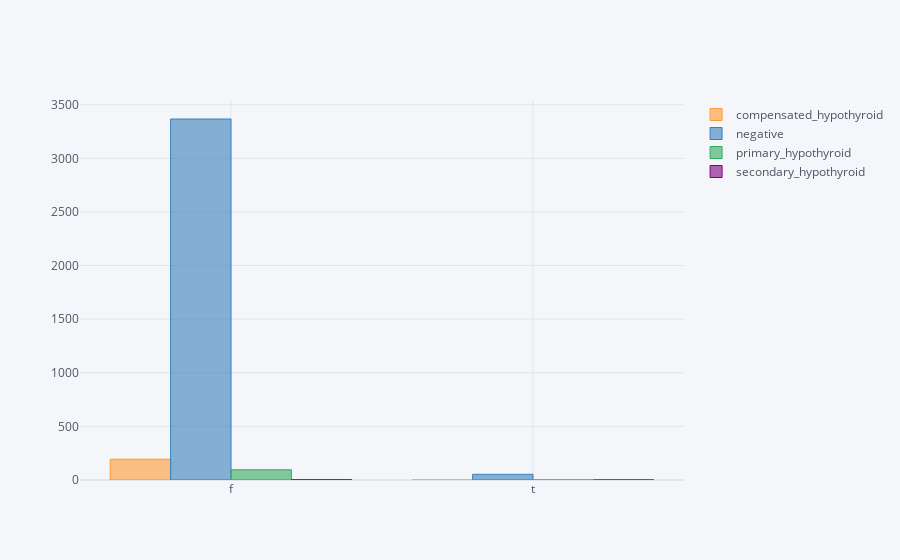

The cell this chart's notebook holds for it:
### Code cell
pd.crosstab(df['pregnant'],df['Class']).iplot(kind='bar')

### Figure 1 — Plotly figure (JSON) as saved in the notebook; plotly's stock layout.template omitted (floating-point values rounded to 4 significant figures)
{"data": [{"marker": {"color": "rgba(255, 153, 51, 0.6)", "line": {"color": "rgba(255, 153, 51, 1.0)", "width": 1}}, "name": "compensated_hypothyroid", "orientation": "v", "text": "", "type": "bar", "x": ["f", "t"], "y": [194, 0]}, {"marker": {"color": "rgba(55, 128, 191, 0.6)", "line": {"color": "rgba(55, 128, 191, 1.0)", "width": 1}}, "name": "negative", "orientation": "v", "text": "", "type": "bar", "x": ["f", "t"], "y": [3367, 53]}, {"marker": {"color": "rgba(50, 171, 96, 0.6)", "line": {"color": "rgba(50, 171, 96, 1.0)", "width": 1}}, "name": "primary_hypothyroid", "orientation": "v", "text": "", "type": "bar", "x": ["f", "t"], "y": [95, 0]}, {"marker": {"color": "rgba(128, 0, 128, 0.6)", "line": {"color": "rgba(128, 0, 128, 1.0)", "width": 1}}, "name": "secondary_hypothyroid", "orientation": "v", "text": "", "type": "bar", "x": ["f", "t"], "y": [2, 0]}], "layout": {"autosize": true, "legend": {"bgcolor": "#F5F6F9", "font": {"color": "#4D5663"}}, "paper_bgcolor": "#F5F6F9", "plot_bgcolor": "#F5F6F9", "title": {"font": {"color": "#4D5663"}}, "xaxis": {"autorange": true, "gridcolor": "#E1E5ED", "range": [-0.5, 1.5], "showgrid": true, "tickfont": {"color": "#4D5663"}, "title": {"font": {"color": "#4D5663"}, "text": ""}, "type": "category", "zerolinecolor": "#E1E5ED"}, "yaxis": {"autorange": true, "gridcolor": "#E1E5ED", "range": [0, 3544.0], "showgrid": true, "tickfont": {"color": "#4D5663"}, "title": {"font": {"color": "#4D5663"}, "text": ""}, "type": "linear", "zerolinecolor": "#E1E5ED"}}}
